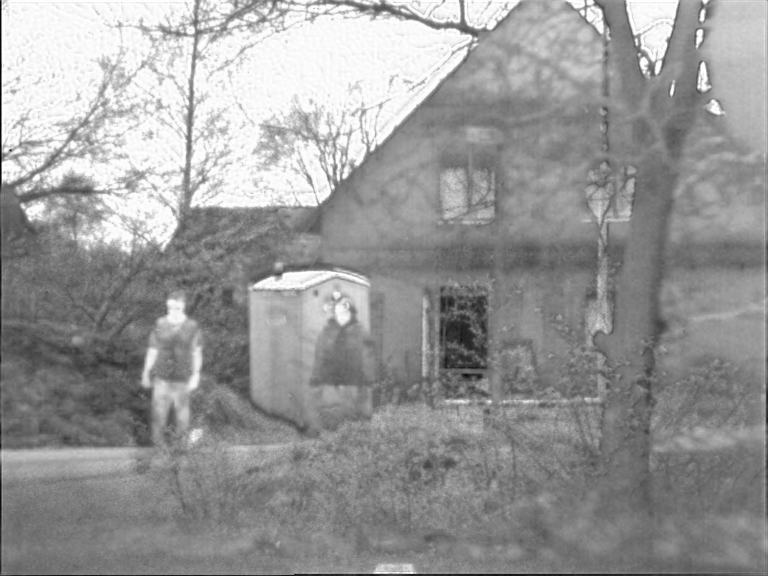
#> input picture TNO/01.png, 768 x 576 px; its folder holds only this picture in this run
$ python -i local_resize_image.py   (imports and definitions only)
#> lines starting #> are read from the running program, lines starting #| are printed output that depends on the picture
import os

import cv2
import numpy as np
from PIL import Image
result_path = '../all_data/result/Ablation/RoadScene04943/'
dataset_path = '../all_data/Dataset/Ablation/RoadScene04943/'
# [2 lines not run here, left out]

# TNO1
pt1=(248, 137)
pt2=(446, 183)
width1=52
hight1=32
width2=52
hight2=32
def show_cvimg(im):
    return Image.fromarray(cv2.cvtColor(im,cv2.COLOR_BGR2RGB))

def stack_image(path:str):
    # 在指定的位置绘制正方形并在右下角放大该局部位置
    # pt:正方形位置,width : 正方形宽度 scale: 放大倍数
#> called with path = '../TNO/01.png'
    image = cv2.imread(path)
#> image is the input picture: shape (576, 768, 3); min 0, max 255, mean 151.6
    h, w, c = image.shape
#> h = 576; w = 768; c = 3

    if w % 2 != 0:
        if h % 2 != 0:  # 宽高都是奇数
            image = cv2.resize(image, (w - 1, h - 1))
        else:  # 宽是奇数，高是偶数
            image = cv2.resize(image, (w - 1, h))
    elif h % 2 != 0:  # 高是奇数，宽是偶数
        image = cv2.resize(image, (w, h - 1))

    # 定义缩放比
    scale = h / w
#> scale = 0.75
    # patch1
    pt1_ = (pt1[0] + width1, pt1[1] + hight1)
    cv2.rectangle(image, pt1, pt1_, (0, 0, 255), 2)
    # patch2
    pt2_ = (pt2[0] + width2, pt2[1] + hight2)
    cv2.rectangle(image, pt2, pt2_, (0, 0, 255), 2)
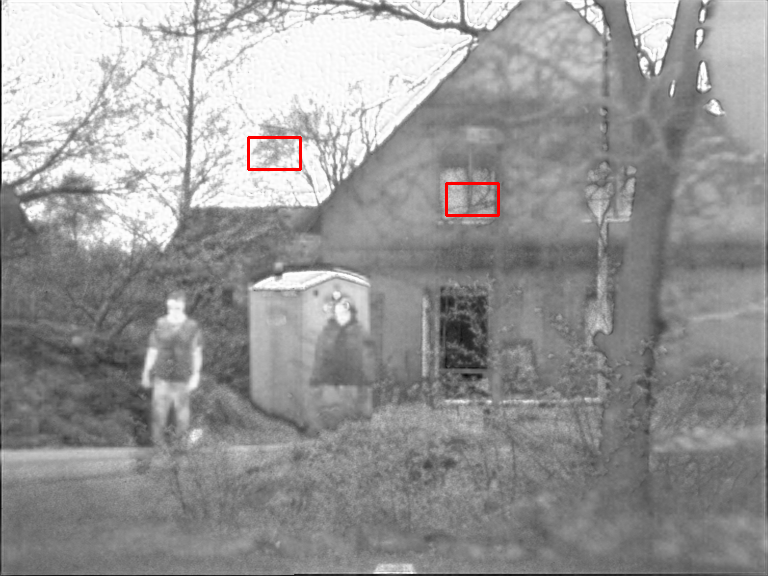
#> image: shape (576, 768, 3); mean B, G, R 151.2, 151.2, 151.7
    # 要放大的部分
    patch1_ = image[pt1[1] + 2:pt1[1] + hight1 - 2, pt1[0] + 2:pt1[0] + width1 -2, :]
    t1 = patch1_.copy()
    cv2.rectangle(t1, (0, 0), (t1.shape[1]-1, t1.shape[0]-1), (0, 0, 255), 1)
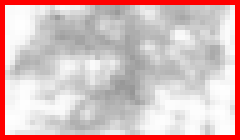
#> t1: shape (28, 48, 3) (shown 5 times larger); mean B, G, R 188.3, 188.3, 216.3
    t1 = cv2.resize(t1, (int(w / 2), int(h / 2)))
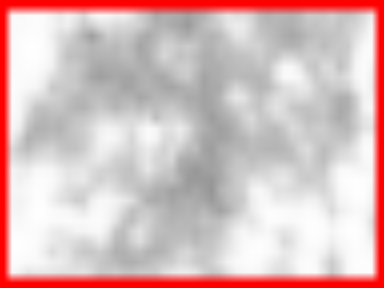
#> t1: shape (288, 384, 3); mean B, G, R 188.2, 188.2, 216.2


    patch2_ = image[pt2[1] + 2:pt2[1] + hight2 - 2, pt2[0] +2:pt2[0] + width2 - 2, :]
    t2 = patch2_.copy()
    cv2.rectangle(t2, (0, 0), (t2.shape[1] - 1, t2.shape[0] - 1), (0, 0, 255), 1)
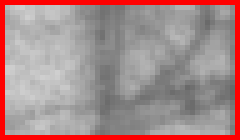
#> t2: shape (28, 48, 3) (shown 5 times larger); mean B, G, R 138.9, 138.9, 167
    t2 = cv2.resize(t2, (int(w / 2), int(h / 2)))
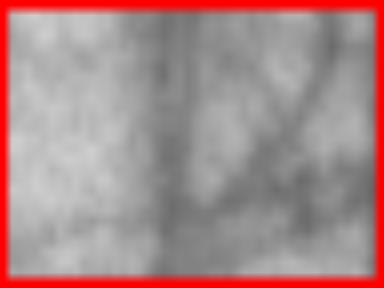
#> t2: shape (288, 384, 3); mean B, G, R 138.8, 138.8, 166.9

    patch = np.hstack((t1, t2))
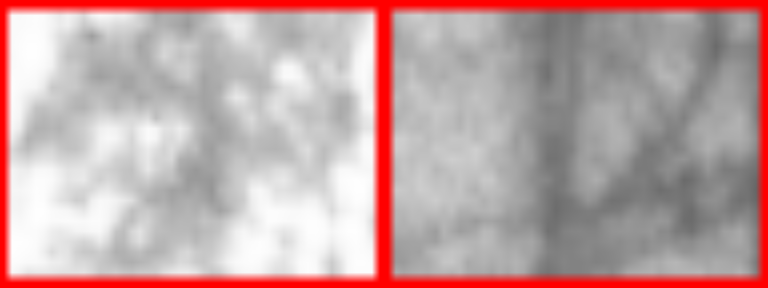
#> patch: shape (288, 768, 3); mean B, G, R 163.5, 163.5, 191.6
    image_stack = np.vstack((image, patch))
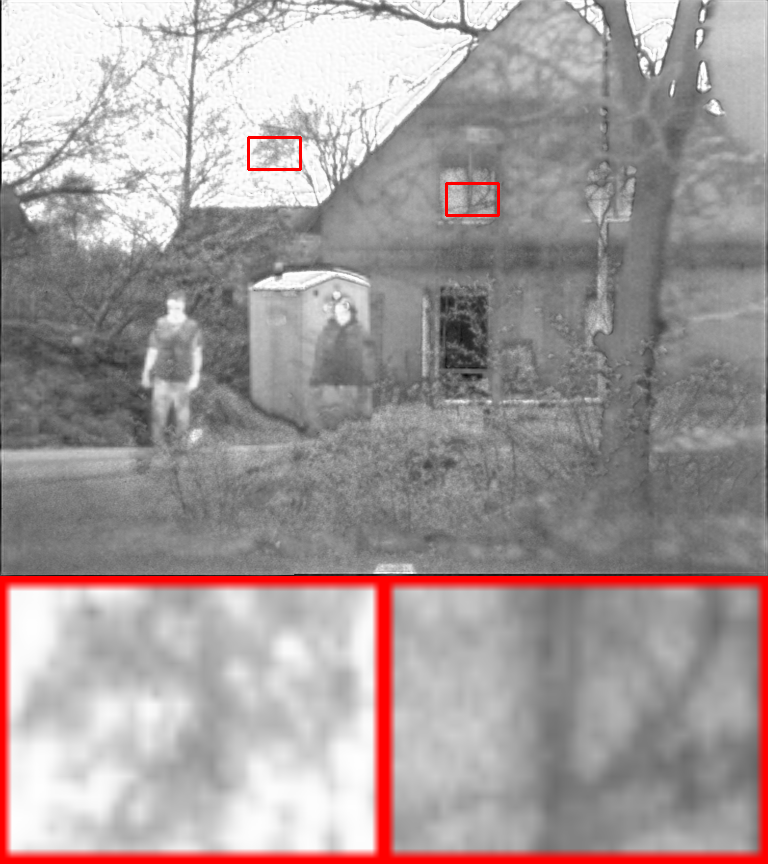
#> image_stack: shape (864, 768, 3); mean B, G, R 155.3, 155.3, 165
    return image_stack


# [31 lines not run here, left out]


# # 保存图片
# image_stack = stack_image()
# cv2.imwrite('image_stack.png', image_stack, [cv2.IMWRITE_PNG_COMPRESSION, 0])

>>> result = stack_image('../TNO/01.png')

$ run again, on TNO/02.png
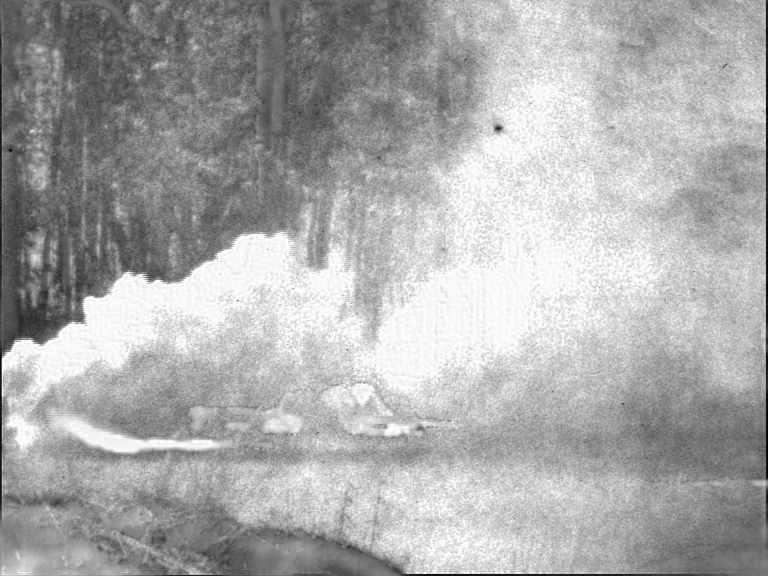
#> input picture TNO/02.png, 768 x 576 px
#> in stack_image, image is the input picture: shape (576, 768, 3); min 0, max 255, mean 170.7
#> in stack_image, `patch = np.hstack((t1, t2))`:
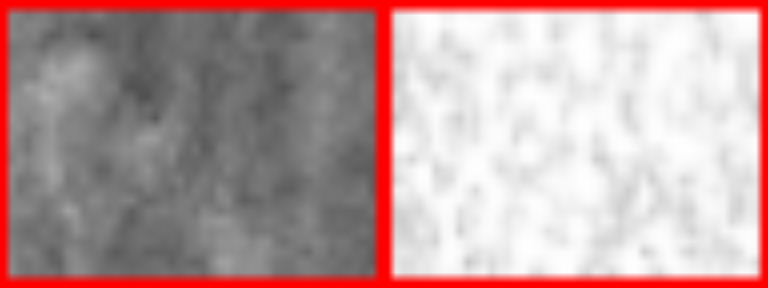
#> patch: shape (288, 768, 3); mean B, G, R 158.7, 158.7, 186.7
#> in stack_image, `image_stack = np.vstack((image, patch))`:
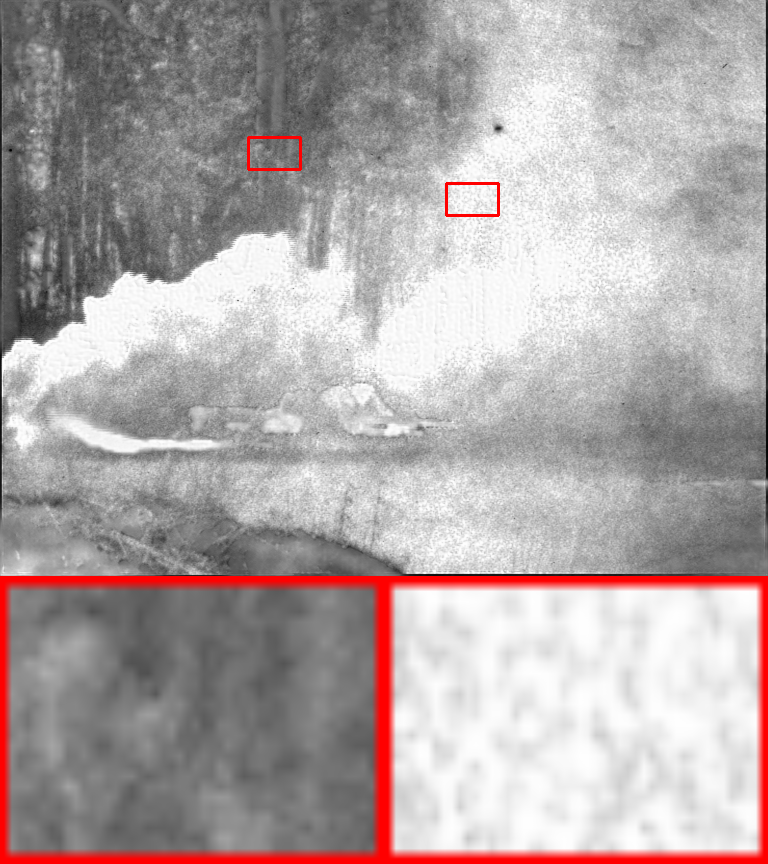
#> image_stack: shape (864, 768, 3); mean B, G, R 166.4, 166.4, 176.2

$ run again, on TNO/03.png
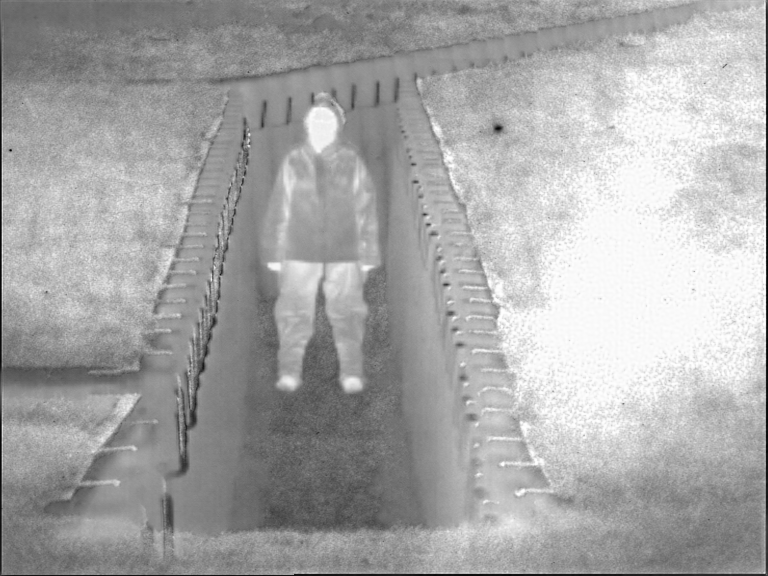
#> input picture TNO/03.png, 768 x 576 px
#> in stack_image, image is the input picture: shape (576, 768, 3); min 0, max 255, mean 167.4
#> in stack_image, `patch = np.hstack((t1, t2))`:
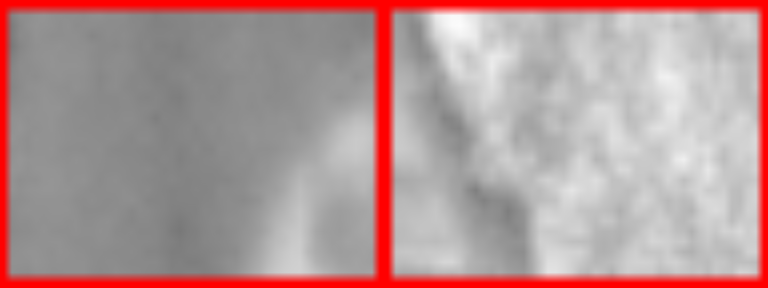
#> patch: shape (288, 768, 3); mean B, G, R 150.3, 150.3, 178.3
#> in stack_image, `image_stack = np.vstack((image, patch))`:
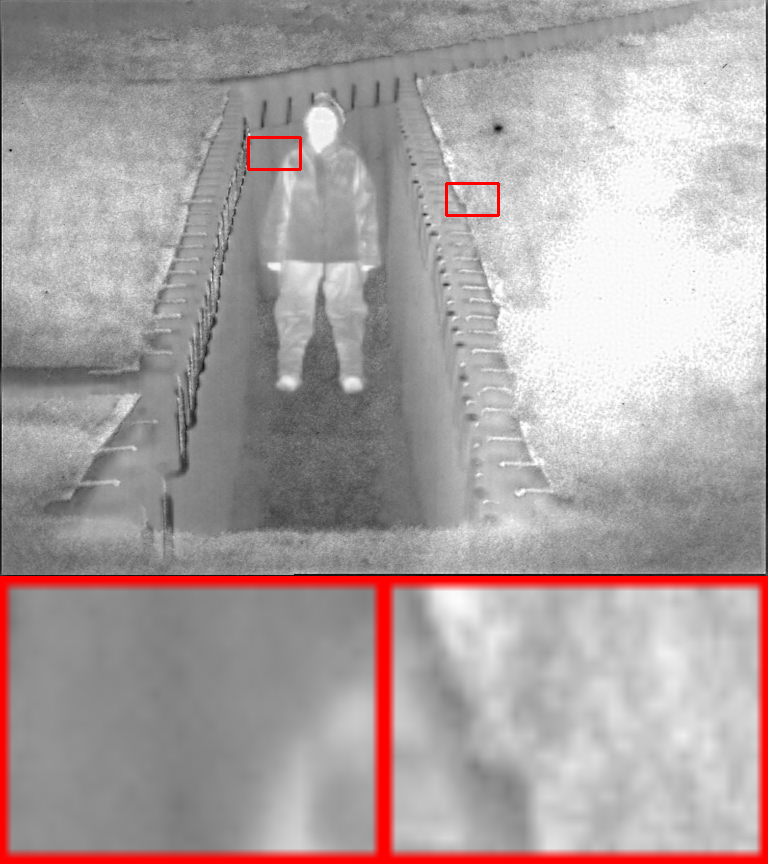
#> image_stack: shape (864, 768, 3); mean B, G, R 161.4, 161.4, 171.2

$ run again, on TNO/04.png
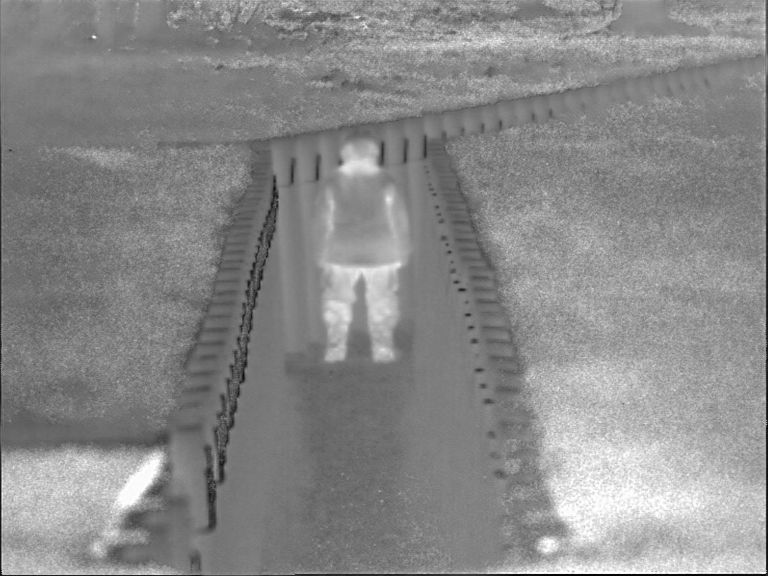
#> input picture TNO/04.png, 768 x 576 px
#> in stack_image, image is the input picture: shape (576, 768, 3); min 0, max 255, mean 137.4
#> in stack_image, `image_stack = np.vstack((image, patch))`:
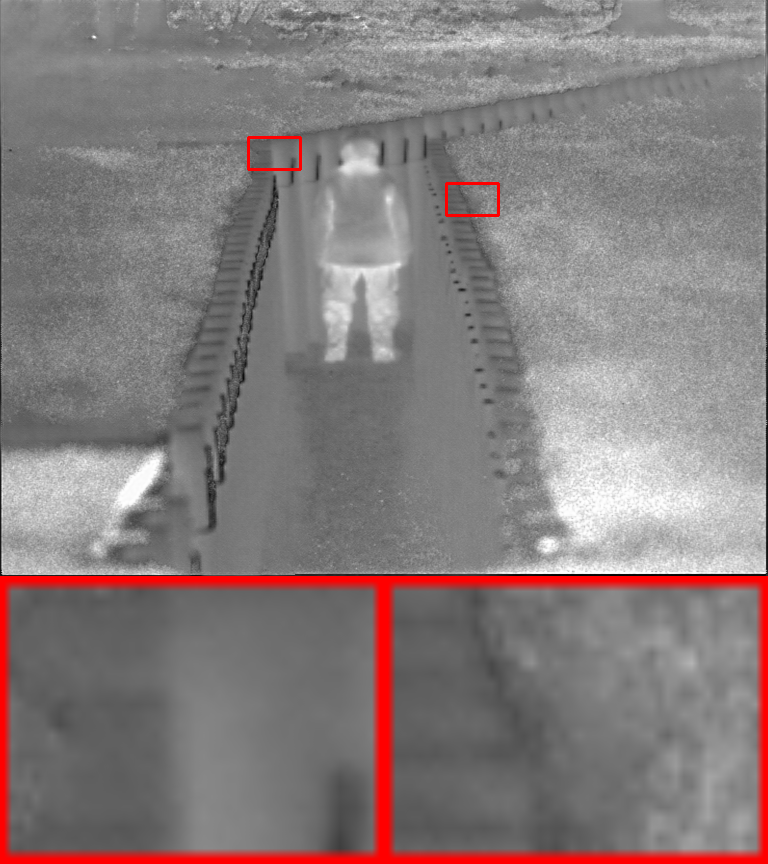
#> image_stack: shape (864, 768, 3); mean B, G, R 124.3, 124.3, 134
